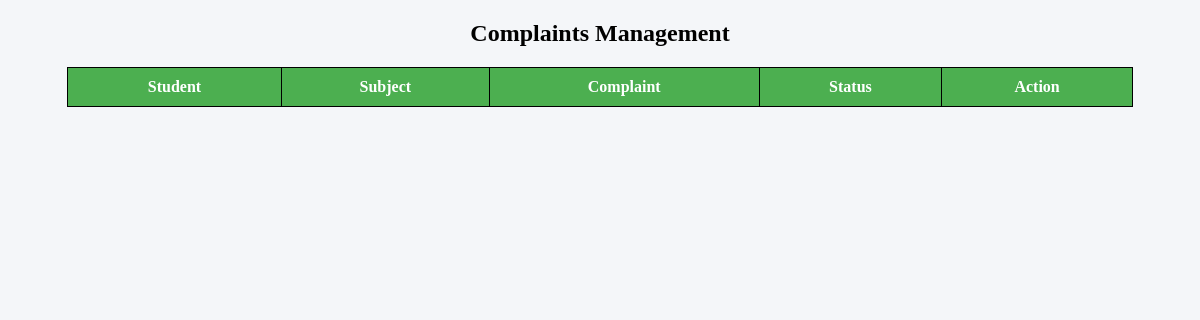
Page /complaints (signed in) on the earlier database version.
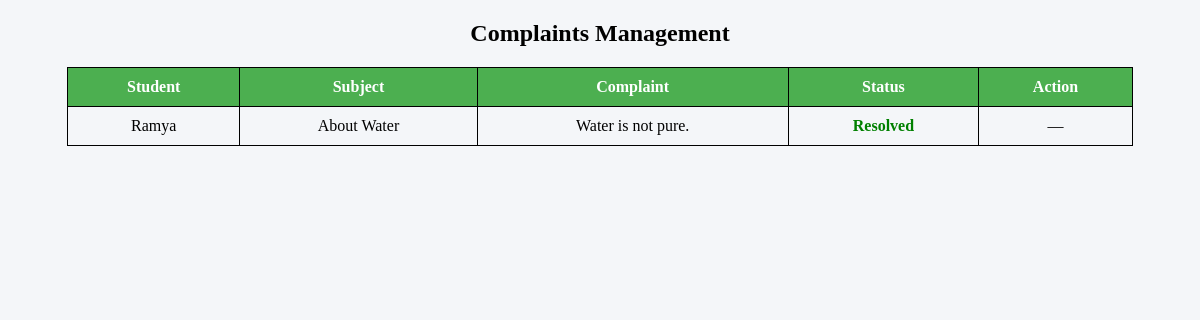
Same page on the later database version.
### tables this page shows
CREATE TABLE complaints (
        id INTEGER PRIMARY KEY AUTOINCREMENT,
        student_id INTEGER NOT NULL,
        subject TEXT NOT NULL,
        complaint TEXT NOT NULL,
        status TEXT DEFAULT 'Pending',
        created_at TIMESTAMP DEFAULT CURRENT_TIMESTAMP,
        FOREIGN KEY (student_id) REFERENCES students(id)
    );

CREATE TABLE students (
        id INTEGER PRIMARY KEY AUTOINCREMENT,
        name TEXT NOT NULL,
        email TEXT UNIQUE NOT NULL,
        password TEXT NOT NULL,
        phone TEXT NOT NULL,
        room_id INTEGER,
        FOREIGN KEY (room_id) REFERENCES rooms(id)
    );

### app.py (the view)
@app.route("/complaints")
def admin_complaints():
    if "admin" not in session:
        return redirect("/login")
    con = get_db()
    cur = con.cursor()
    complaints = cur.execute("""
        SELECT complaints.id, students.name, complaints.subject,
               complaints.complaint, complaints.status
        FROM complaints
        JOIN students ON complaints.student_id = students.id
    """).fetchall()
    con.close()
    return render_template("admin_complaints.html", complaints=complaints)

### database.py (called while the page is built)
def get_db():
    conn = sqlite3.connect(DB_NAME)
    conn.row_factory = sqlite3.Row
    return conn

### templates/admin_complaints.html (shortened to what this page needs)
<!DOCTYPE html>
<html>
<head>
</head>
<body>
<h2 align="center">Complaints Management</h2>
<table >
    <tr>
        <th>Student</th>
        <th>Subject</th>
        <th>Complaint</th>
        <th>Status</th>
        <th>Action</th>
    </tr>
    {% for c in complaints %}
    <tr>
        <td>{{ c[1] }}</td>
        <td>{{ c[2] }}</td>
        <td>{{ c[3] }}</td>
        <td>
            {% if c[4] == 'Resolved' %}
                <span class="resolved">Resolved</span>
            {% else %}
                Pending
            {% endif %}
        </td>
        <td>
            {% if c[4] == 'Pending' %}
                <a href="/resolve_complaint/{{ c[0] }}" class="btn">Resolve</a>
            {% else %}
                —
            {% endif %}
        </td>
    </tr>
    {% endfor %}
</table>
</body>
</html>

### templates/admin_complaints.html (style rules this page uses)
body { background-color: #f4f6f9; }
table { width: 90%; margin: auto; border-collapse: collapse; }
th, td { padding: 10px; border: 1px solid black; text-align: center; }
th { background-color: #4CAF50; color: white; }
.resolved { color: green; font-weight: bold; }

Differences in the rows shown:
added complaints: name "Ramya", subject "About Water", complaint "Water is not pure.", status "Resolved"
